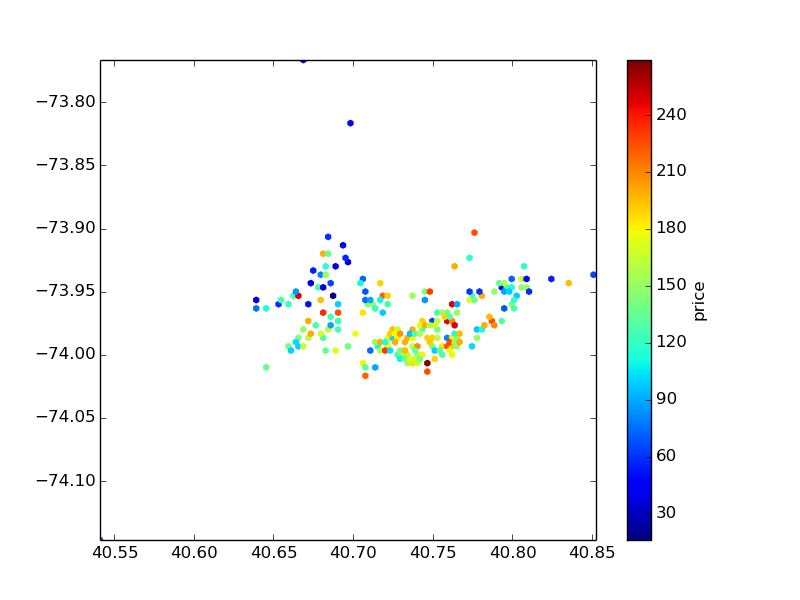

Write Python code to recreate this figure.
import json, requests, pprint

import matplotlib
matplotlib.use('Agg')
from matplotlib import pyplot as PLT
from matplotlib import cm as CM
from matplotlib import mlab as ML
import numpy as NP

#url = 'https://api.airbnb.com/v2/search_results?client_id=3092nxybyb0otqw18e8nh5nty&locale=en-US&currency=USD&_format=for_search_results_with_minimal_pricing&_offset=0&fetch_facets=true&ib=false&ib_add_photo_flow=true&location=Lake%20Tahoe%2C%20CA%2C%20US&min_bathrooms=0&min_bedrooms=0&min_beds=1&min_num_pic_urls=10&price_max=210&price_min=40&sort=1'
url = 'https://api.airbnb.com/v2/search_results?client_id=3092nxybyb0otqw18e8nh5nty&locale=en-US&currency=USD&_format=for_search_results_with_minimal_pricing&location=New%20York%2C%20NY%2C%20US&_limit=50'

searchResult = []
size = 10000
offset = 0
inc = 50
limit = 50
while(offset<size):
	this_url = "%s%s%d" % (url, "&_offset=", offset)
	#print this_url
	resp = requests.get(url=this_url)
	data = json.loads(resp.text)
	try:
		searchResult.extend(data["search_results"])
	except KeyError:
		pprint.pprint(data)

	if len(data["search_results"])<limit:
		break
	#print len(searchResult)
	offset+=inc
'''
class Restaurant: 
	def __init__(self, latitude, longitude, price):
		self.latitude = latitude
		self.longitude = longitude
		self.price = price
	def display(self):
		print "Latitude: ", self.latitude, ", Longitude: ", self.longitude, ", Price: ", self.price
'''

restList = []

latList = []
longList = []
priceList = []

for item in searchResult:
	listing = item["listing"]
	#pprint.pprint (listing)
	pricing_quote = item["pricing_quote"]
	#restList.append(Restaurant(listing.get("lat"), listing.get("lng"), pricing_quote.get("rate").get("amount")))
	latList.append(listing.get("lat"))
	longList.append(listing.get("lng"))
	priceList.append(pricing_quote.get("rate").get("amount"))
'''
for rest in restList:
	#rest.display()
	latList.append(rest.latitude)
	longList.append(rest.longitude)
	priceList.append(rest.price)
'''
gridsize = 100
#PLT.subplot(111)
PLT.hexbin(latList, longList, C=priceList, gridsize=gridsize, cmap=CM.jet, bins=None)
PLT.axis([min(latList), max(latList), min(longList), max(longList)])

cb = PLT.colorbar()
cb.set_label('price')
PLT.savefig("new_york.png")
